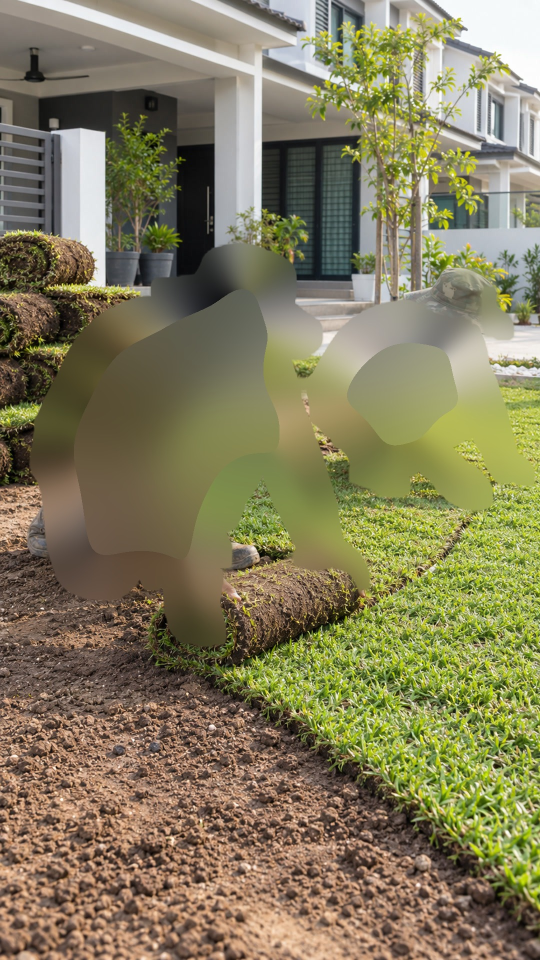
#> input picture videos/agrofarm-baja-rumput-2/assets/photos/pasang-bg.jpg, 1080 x 1920 px (shown at 1/2 size); its folder holds only this picture in this run
$ python prep.py
#> lines starting #> are read from the running program, lines starting #| are printed output that depends on the picture
"""Prepare the family photos: fix EXIF rotation, make a print-size copy and a
blurred, darkened 1080x1920 background plate for each (src/photos -> assets/photos)."""
import glob, os
from PIL import Image, ImageOps, ImageFilter, ImageEnhance

os.makedirs("assets/photos", exist_ok=True)
for f in sorted(glob.glob("src/photos/p*.jpg")):
    name = os.path.splitext(os.path.basename(f))[0]
    im = ImageOps.exif_transpose(Image.open(f)).convert("RGB")
#> im is the input picture: PIL image 1080x1920 RGB; mean R, G, B 132.1, 125.1, 92.3
    pr = im.copy(); pr.thumbnail((1600, 1600), Image.LANCZOS)
    pr.save(f"assets/photos/{name}.jpg", quality=90)
    bg = ImageOps.fit(im, (540, 960), Image.LANCZOS).filter(ImageFilter.GaussianBlur(22))
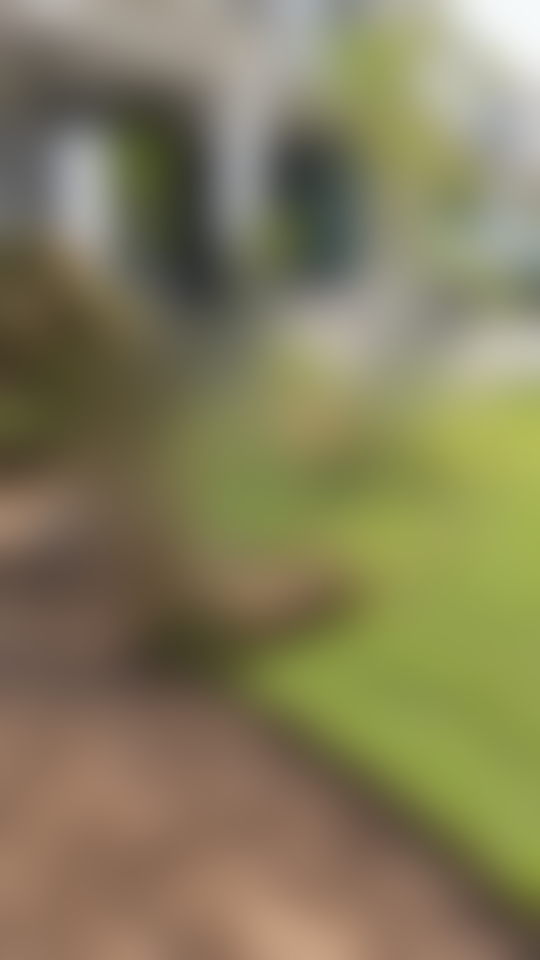
#> bg: PIL image 540x960 RGB; mean R, G, B 132.2, 125.2, 92.4
    bg = ImageEnhance.Brightness(ImageEnhance.Color(bg).enhance(0.8)).enhance(0.55)
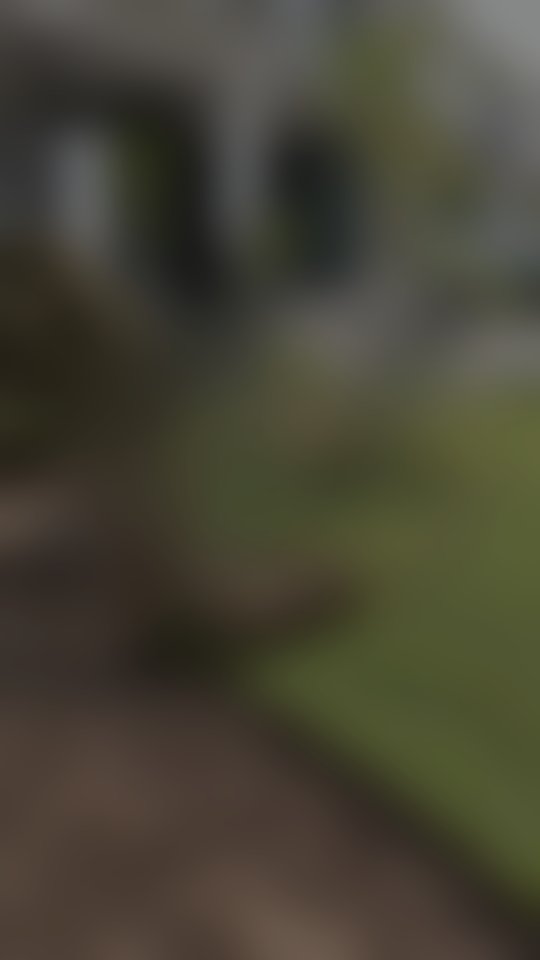
#> bg: PIL image 540x960 RGB; mean R, G, B 71.1, 68, 53.6
    bg.resize((1080, 1920), Image.LANCZOS).save(f"assets/photos/{name}-bg.jpg", quality=85)
    print(name, pr.size)
#| pasang-bg (900, 1600)
